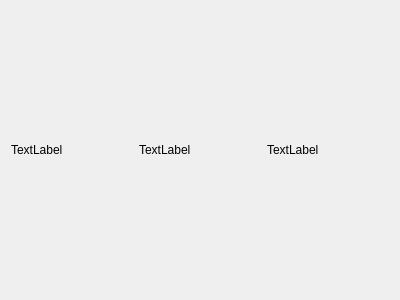
<?xml version="1.0" encoding="UTF-8"?>
<ui version="4.0">
 <class>QTStateWidget</class>
 <widget class="QWidget" name="QTStateWidget">
  <property name="geometry">
   <rect>
    <x>0</x>
    <y>0</y>
    <width>400</width>
    <height>300</height>
   </rect>
  </property>
  <property name="windowTitle">
   <string>QTStateWidget</string>
  </property>
  <layout class="QHBoxLayout" name="horizontalLayout">
   <item>
    <widget class="QLabel" name="label_2">
     <property name="text">
      <string>TextLabel</string>
     </property>
    </widget>
   </item>
   <item>
    <widget class="QLabel" name="label">
     <property name="text">
      <string>TextLabel</string>
     </property>
    </widget>
   </item>
   <item>
    <widget class="QLabel" name="label_3">
     <property name="text">
      <string>TextLabel</string>
     </property>
    </widget>
   </item>
  </layout>
 </widget>
 <layoutdefault spacing="6" margin="11"/>
 <resources/>
 <connections/>
</ui>
